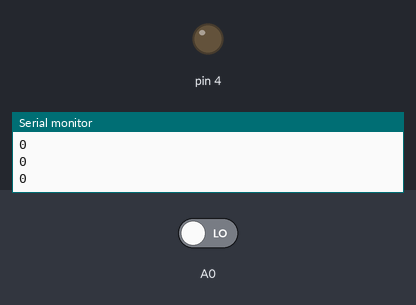
A sketch run on a simulated Arduino Uno, built with avr-gcc and run on an emulated ATmega328P. On the bench: output pins drawn as LEDs (lit = HIGH), the last lines printed to the serial monitor. The test bench sets the inputs (shaded band); at power-on: A0 LOW.

Above: at 1.2 s.
1.3 s: A0 driven HIGH
At 3.3 s:
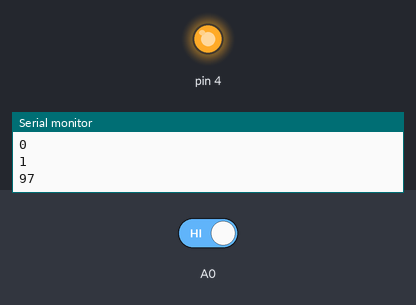
Timing chart, 0 to 4.8 s (numbered marks = the images above; inputs shaded):
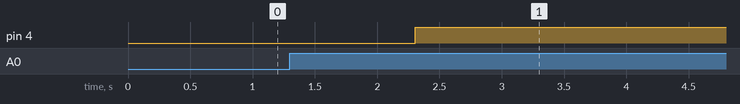

The sketch:

sketch_may26a.ino
```cpp
void setup() {
  pinMode(4,OUTPUT);
Serial.begin(9600);
}

void loop() {
  // put your main code here, to run repeatedly:
  int i=digitalRead(A0);
  Serial.println(i);
  if (i==1){
    for (byte b;b<=10;b++){
      delay(1000);
      Serial.println(b);
      digitalWrite(4,1);
    }
  }
   else {
      digitalWrite(4,0);
    }
  }
```

Measured:
- after the input at 1.3 s, pin 4: LOW → HIGH after 1.0 s
